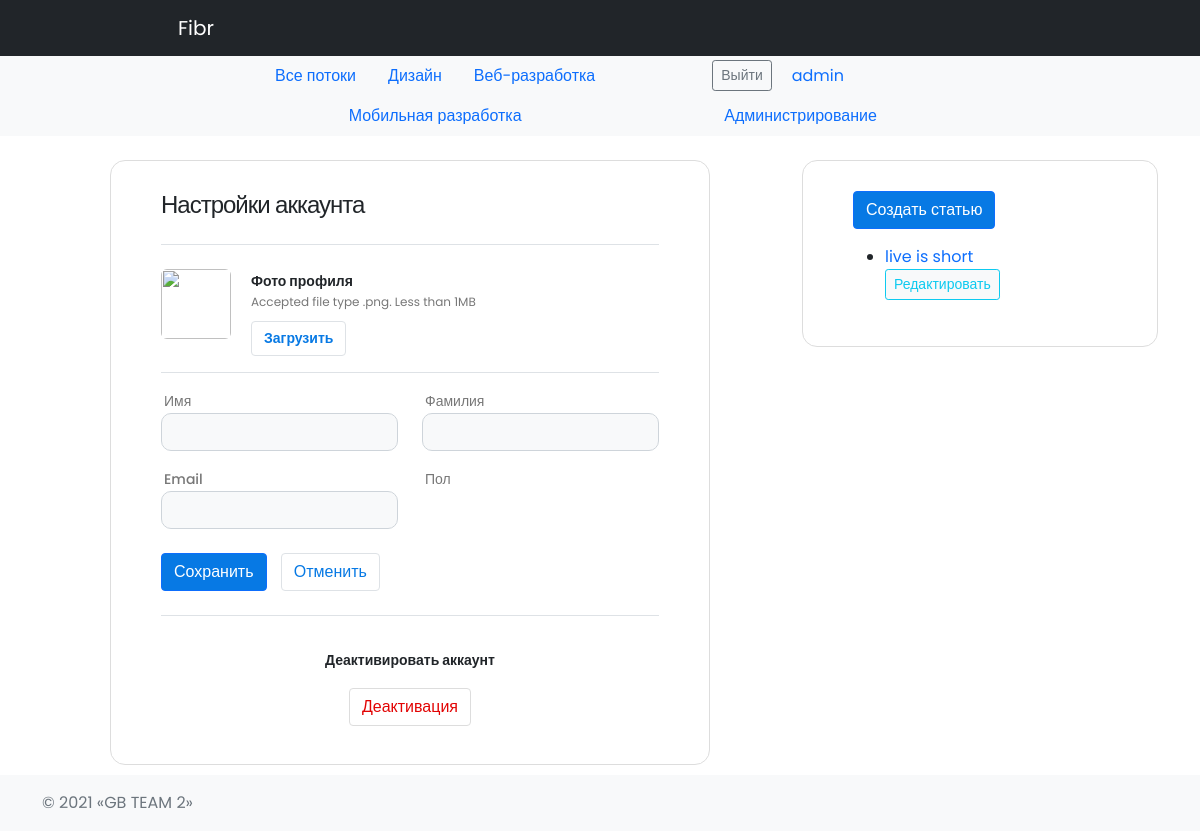
Page /auth/profile/ (signed in) on the earlier database version.
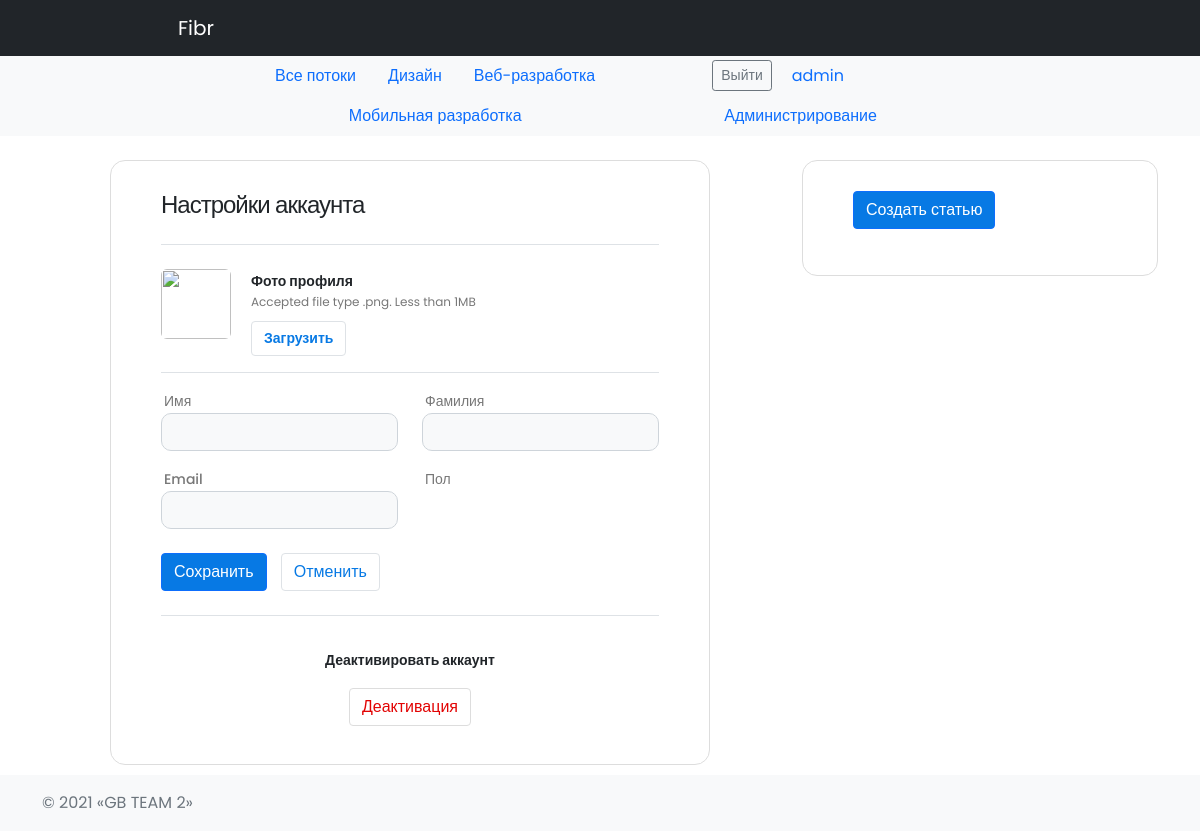
Same page on the later database version.
### hub/models.py (models this page shows, shortened)
class Topic(models.Model):
    name = models.CharField(max_length=64)
    short_description = models.TextField(blank=True)
    class Meta:
        verbose_name = 'Тематика'
        verbose_name_plural = 'Тематики'

### article/models.py (models this page shows, shortened)
class Article(models.Model):
    user = models.ForeignKey(User, on_delete=models.CASCADE)
    topic = models.ForeignKey(Topic, on_delete=models.CASCADE, verbose_name='Раздел')
    title = models.CharField(max_length=64, unique=True, verbose_name='Название')
    content = models.TextField(blank=True, verbose_name='Статья')
    image = models.ImageField(upload_to='article_images', blank=True, verbose_name='Фото')
    created_at = models.DateTimeField(auto_now_add=True)
    updated_at = models.DateTimeField(auto_now=True)
    class Meta:
        verbose_name = 'Статья'
        verbose_name_plural = 'Статьи'
    @staticmethod
    def get_user_articles(user):
        return Article.objects.filter(user=user)

### authapp/views.py (the view)
# urls.py: path('profile/', authapp.profile, name='profile'),
def profile(request):
    if request.method == 'POST':
        form = UserProfileEditForm(data=request.POST, files=request.FILES, instance=request.user)
        if form.is_valid():
            form.save()
            return HttpResponseRedirect(reverse('authapp:profile'))
    else:
        form = UserEditForm(instance=request.user)
    context = {
        'form': form,
        'articles': Article.get_user_articles(request.user)
    }
    return render(request, 'authapp/profile.html', context)

### authapp/forms.py
class UserEditForm(UserChangeForm):
    avatar = forms.ImageField(widget=forms.ClearableFileInput())
    class Meta:
        model = User
        fields = ('first_name', 'last_name', 'avatar', 'username', 'email', 'password')
    def __init__(self, *args, **kwargs):
        super(UserEditForm, self).__init__(*args, **kwargs)
        for field in self.fields.values():
            field.widget.attrs['class'] = 'form-control bg-light'
        self.fields['username'].widget.attrs['readonly'] = True
        self.fields['password'].widget.attrs['readonly'] = True
        self.fields['email'].widget.attrs['readonly'] = True
        self.fields['avatar'].widget.attrs['class'] = 'custom-file-input'

### context_processor.py (called while the page is built)
def topic_list(request):
    return {"topic_list": Topic.objects.all()}

### authapp/templates/authapp/profile.html (shortened to what this page needs)
{% extends 'authapp/base.html' %}
{% load static %}
{% block css %}
    <link href="{% static 'css/profile.css' %}" rel="stylesheet"/>
{% endblock %}
{% block content %}
<div class="container">
<div class="row justify-content-md-center">
<div class="col-8">
    <div class="wrapper bg-white mt-sm-4">
        <h4 class="pb-4 border-bottom">Настройки аккаунта</h4>
        <form method="post" novalidate>
            <div class="d-flex align-items-start py-3 border-bottom"><img
                    src="{{ object.image_url|default_if_none:'#' }}"
                    class="img" alt="">
                <div class="pl-sm-4 pl-4" id="img-section" style="padding-left: 20px"><b>Фото профиля</b>
                    <p>Accepted file type .png. Less than 1MB</p>
                    <button class="btn button border"><b>Загрузить</b></button>
                </div>
            </div>
            <div class="py-2">
                <div class="row py-2">
                    <div class="col-md-6"><label for="firstname">Имя</label> {{ form.first_name }}</div>
                    <div class="col-md-6 pt-md-0 pt-3"><label for="lastname">Фамилия</label> {{ form.last_name }}
                    </div>
                </div>
                <div class="row py-2">
                    <div class="col-md-6"><label for="email">Email</label> {{ form.email }}
                    </div>
                    <div class="col-md-6 pt-md-0 pt-3"><label for="birthdate">Пол</label>{{ form.gender }}
                    </div>
                </div>
                <div class="py-3 pb-4 border-bottom">
                    <button class="btn btn-primary mr-3">Сохранить</button>
                    <button class="btn border button" style="margin-left: 10px">Отменить</button>
                </div>
                <div class="d-sm-flex align-items-center pt-3" style="display: flex;flex-direction: column"
                     id="deactivate">
                    <div class="pt-3"><b>Деактивировать аккаунт</b>
                    </div>
                    <div class="ml-auto mt-3">
                        <button class="btn danger">Деактивация</button>
                    </div>
                </div>
            </div>
        </form>
    </div>
</div>
<div class="col-4">
    <div class="wrapper bg-white mt-sm-4">
    <p><a class="text-decoration-none" href="{% url 'article:create' %}">
                                    <button type="button" class="btn btn-primary"> Создать статью </button>
                                </a></p>
        <ul>
            {% for article in articles %}
                <li><a class="text-decoration-none" href="{% url 'article:edit' article.pk %}"> {{ article.title }}<br>
                                    <button type="button" class="btn bg-light btn-outline-info btn-sm"> Редактировать </button>
                                </a></li>
            {% endfor %}
        </ul>
    </div>
</div>
</div>
</div>
{% endblock %}

### mainapp/templates/mainapp/includes/inc_nav_menu.html (shortened to what this page needs)
<nav class="navbar navbar-expand-lg navbar-dark bg-dark">
    <div class="container w-75">
        <a class="navbar-brand px-lg-3" href="/">Fibr</a>
    </div>
</nav>
<nav id="navbar_top" class="navbar-expand-md navbar-light bg-light">
    <div class="container d-flex justify-content-between w-75">
        <ul class="nav justify-content-center">
            <li class="nav-item">
                <a class="nav-link" href="/">Все потоки</a>
            </li>
            {% for topic in topic_list %}
                <li class="nav-item">
                    <a class="nav-link" href="{% url 'hub:topic' topic.pk %}">
                        {{ topic.name }}
                    </a>
                </li>
            {% endfor %}
        </ul>
        <ul class="nav">
            <li class="nav-item">
                <div class="d-grid gap-2 d-md-block mt-1">
                    {% if user.is_authenticated %}
                        <button class="btn btn-outline-secondary btn-sm my-0 m-1" type="button"
                                onclick="location.href='{% url 'auth:logout' %}'">
                            Выйти
                        </button>
                    {% endif %}
                </div>
            </li>
            {% if user.is_authenticated %}
                <li class="nav-item">
                    <a class="nav-link" href="{% url 'auth:profile' %}">{{ user.username }}</a>
                </li>
            {% endif %}
            {% if user.is_superuser %}
                <li class="nav-item">
                    <a class="nav-link" href="/admin-staff/">Администрирование</a>
                </li>
            {% endif %}
        </ul>
    </div>
</nav>

Differences in the rows shown:
no longer on this page (row edited): Article: title "live is short"
